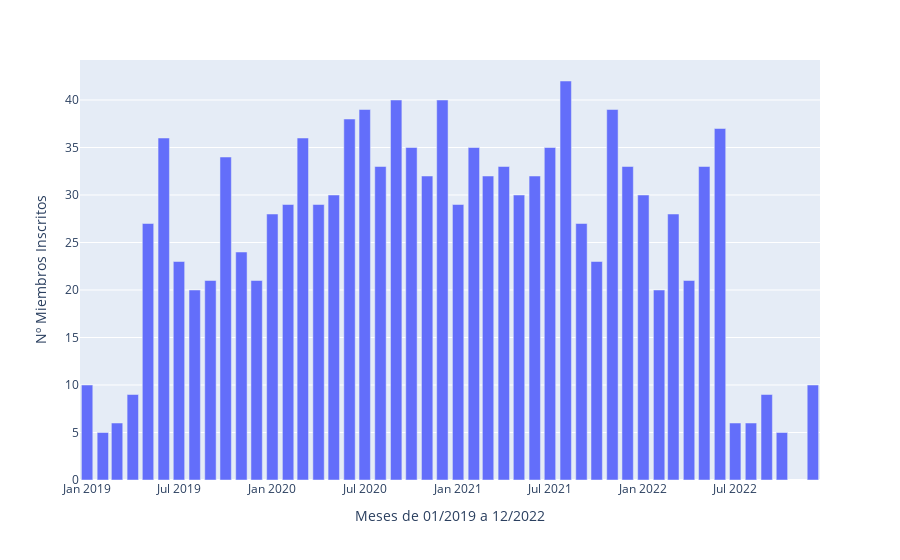

Notebook code for this chart:
### Code cell
fig = px.bar(inscripciones_mensuales, y='nPersonasInscritas', x='fechaInscripcion')

fig.update_xaxes(title_text='Meses de 01/2019 a 12/2022')

fig.update_yaxes(title_text='Nº Miembros Inscritos')

fig.show()

### Figure 1 — Plotly figure (JSON) as saved in the notebook; plotly's stock layout.template omitted (floating-point values rounded to 4 significant figures)
{"data": [{"alignmentgroup": "True", "hovertemplate": "fechaInscripcion=%{x}<br>nPersonasInscritas=%{y}<extra></extra>", "legendgroup": "", "marker": {"color": "#636efa", "pattern": {"shape": ""}}, "name": "", "offsetgroup": "", "orientation": "v", "showlegend": false, "textposition": "auto", "type": "bar", "x": ["2019-01", "2019-02", "2019-03", "2019-04", "2019-05", "2019-06", "2019-07", "2019-08", "2019-09", "2019-10", "2019-11", "2019-12", "2020-01", "2020-02", "2020-03", "2020-04", "2020-05", "2020-06", "2020-07", "2020-08", "2020-09", "2020-10", "2020-11", "2020-12", "2021-01", "2021-02", "2021-03", "2021-04", "2021-05", "2021-06", "2021-07", "2021-08", "2021-09", "2021-10", "2021-11", "2021-12", "2022-01", "2022-02", "2022-03", "2022-04", "2022-05", "2022-06", "2022-07", "2022-08", "2022-09", "2022-10", "2022-12"], "xaxis": "x", "y": [10, 5, 6, 9, 27, 36, 23, 20, 21, 34, 24, 21, 28, 29, 36, 29, 30, 38, 39, 33, 40, 35, 32, 40, 29, 35, 32, 33, 30, 32, 35, 42, 27, 23, 39, 33, 30, 20, 28, 21, 33, 37, 6, 6, 9, 5, 10], "yaxis": "y"}], "layout": {"barmode": "relative", "legend": {"tracegroupgap": 0}, "margin": {"t": 60}, "xaxis": {"anchor": "y", "domain": [0, 1], "title": {"text": "Meses de 01/2019 a 12/2022"}}, "yaxis": {"anchor": "x", "domain": [0, 1], "title": {"text": "Nº Miembros Inscritos"}}}}
